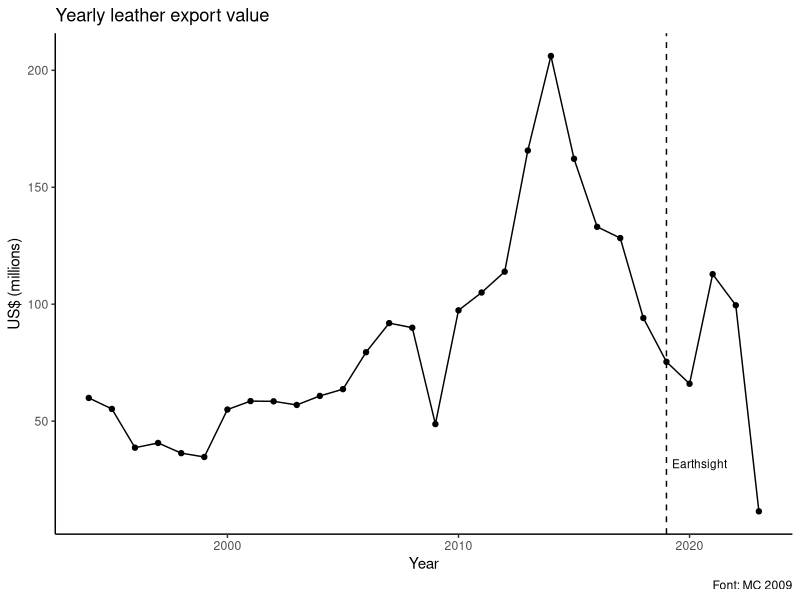
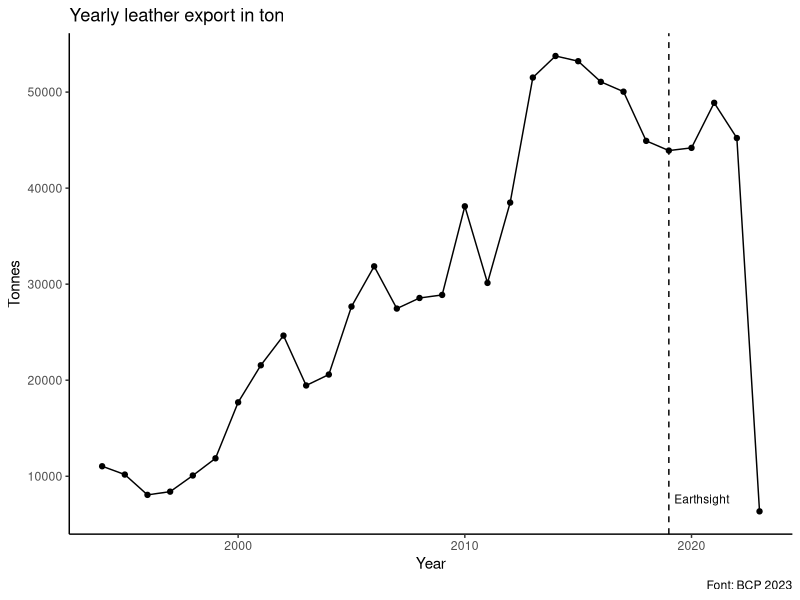
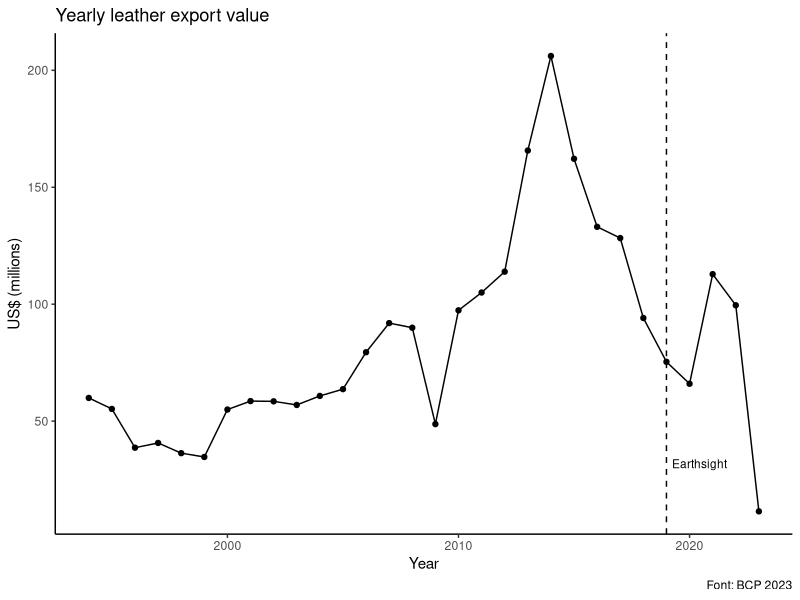
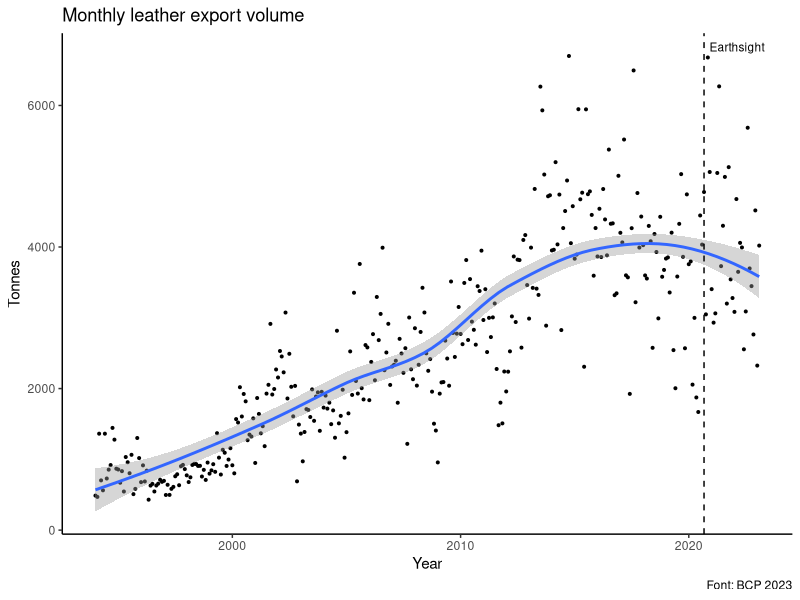
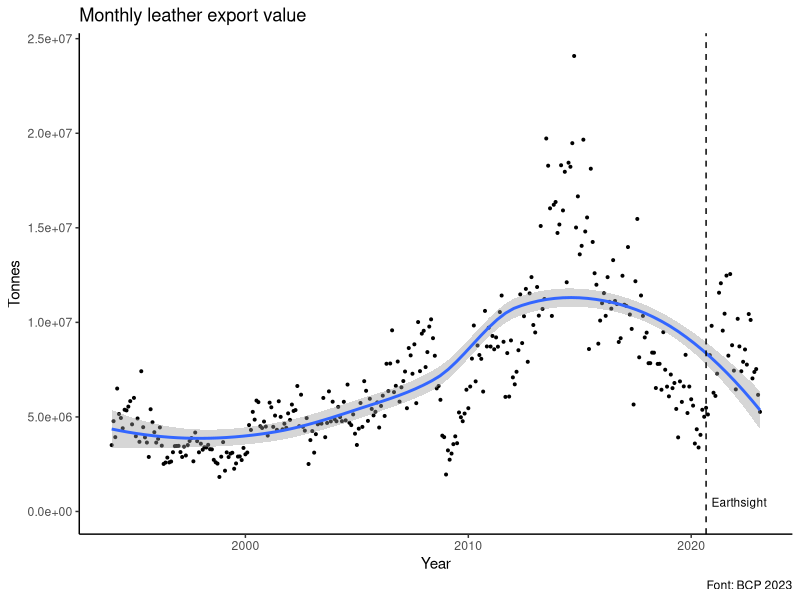

The R script that drew these images, in order:
## ---- chunk 1
library(here)
library(ggplot2)
library(tidyverse)
library(gridExtra)
## ---- chunk 2
leather <- read.csv(here("Data", "leather_export_py_1994_2023.csv"))
head(leather)
leather$date <- ym(paste(leather$year, leather$month, sep= "-"))
## ---- chunk 3
# calculate ton and value per year
total_per_year <- leather %>%
  group_by(year) %>%
  summarise(total_ton = sum(ton),total_value = sum(value)) 

# create the plot total ton
total_ton_plot<- ggplot(total_per_year, aes(x = year, y = total_ton)) +
  geom_point() +
  geom_line()+
  geom_vline(xintercept = 2019, linetype = "dashed")+
  annotate("text", x = 2019, y = max(leather$ton), 
           label = "Earthsight", vjust = -0.5, hjust = -0.1, size = 3)+
  labs(title = "Yearly leather export in ton", x = "Year", y = "Tonnes", caption = "Font: BCP 2023")+
  theme_classic()
  
# create the plot total value
total_value_plot <- ggplot(total_per_year, aes(x = year, y = total_value)) +
  geom_point() +
  geom_line()+
  geom_vline(xintercept = 2019, linetype = "dashed")+
  annotate("text", x = 2019, y = max(leather$value), 
           label = "Earthsight", vjust = -1.5, hjust = -0.1, size = 3)+
  labs(title = "Yearly leather export value ", x = "Year", y = "US$ (millions)", caption = "Font: BCP 2023") +
  scale_y_continuous(labels = function(x) format(x/1000000, scientific = FALSE)) +
  theme_classic()

# create the plot volume
monthly_ton_plot <- ggplot(leather, aes( x = date, y = ton))+
  geom_point(size = 0.7)+
  geom_smooth()+
  geom_vline(xintercept = as.numeric(ym("2020-09")), linetype = "dashed")+
  annotate("text", x = ym("2020-09"), y = max(leather$ton), 
           label = "Earthsight", vjust = -0.5, hjust = -0.1, size = 3)+
  labs(title= "Monthly leather export volume", x = "Year", y = "Tonnes", caption = "Font: BCP 2023")+
  theme_classic()

# create the plot value
monthly_value_plot <- ggplot(leather, aes( x = date, y = value))+
  geom_point( size = 0.7)+
  geom_smooth()+
  geom_vline(xintercept = as.numeric(ym("2020-09")), linetype = "dashed")+
  annotate("text", x = ym("2020-09"), y = max(leather$ton), 
           label = "Earthsight", vjust = -0.5, hjust = -0.1, size = 3)+
  labs(title= "Monthly leather export value", x = "Year", y = "Tonnes", caption = "Font: BCP 2023")+
  theme_classic()

# print plots

ggsave("total_ton_plot.jpg",total_ton_plot, device = "jpg")
ggsave("total_value_plot.jpg",total_value_plot, device = "jpg")
ggsave("monthly_ton_plot.jpg",monthly_ton_plot, device = "jpg")
ggsave("monthly_value_plot.jpg",monthly_value_plot, device = "jpg")

## ---- chunk 4
ggplot(total_per_year, aes(x = year, y = total_value)) +
  geom_point() +
  geom_line() +
  geom_vline(xintercept = 2019, linetype = "dashed") +
  annotate("text", x = 2019, y = max(leather$value), 
           label = "Earthsight", vjust = -1.5, hjust = -0.1, size = 3) +
  labs(title = "Yearly leather export value", x = "Year", y = "US$ (millions)",
       caption = "Font: MC 2009") +
  scale_y_continuous(labels = function(x) format(x/1000000, scientific = FALSE)) +
  theme_classic()
